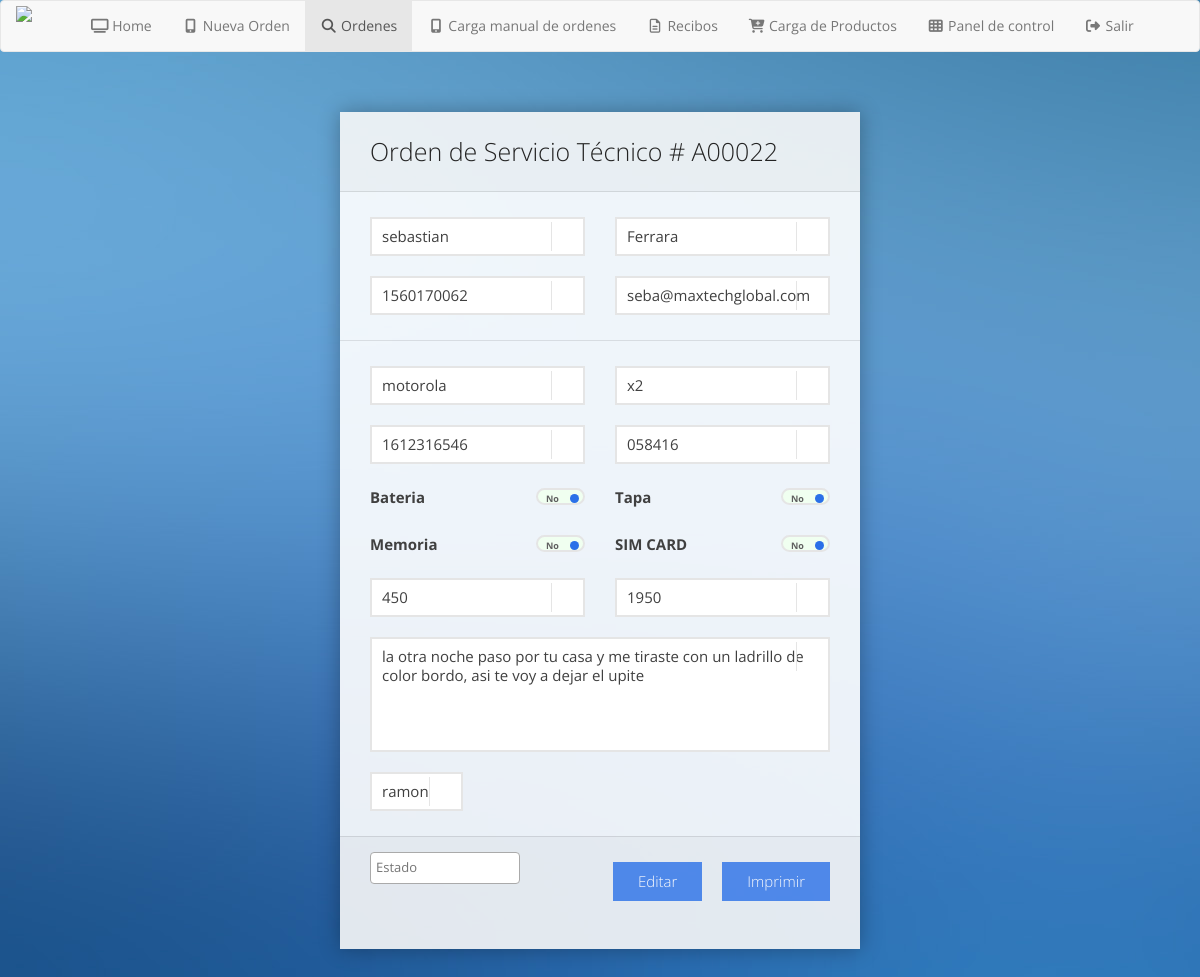
Screenshot of /search.php?id=119 (signed in) with the database file from the repository.
### tables this page shows
CREATE TABLE `nuevaorden` (
  `id` int(200) NOT NULL,
  `letra` varchar(1) NOT NULL,
  `orden` int(5) UNSIGNED ZEROFILL NOT NULL,
  `fechacreacion` timestamp NOT NULL DEFAULT CURRENT_TIMESTAMP ON UPDATE CURRENT_TIMESTAMP,
  `nombre` varchar(100) NOT NULL,
  `telefono` varchar(50) NOT NULL,
  `email` varchar(100) NOT NULL,
  `apellido` varchar(100) NOT NULL,
  `marca` varchar(100) NOT NULL,
  `modelo` varchar(100) NOT NULL,
  `serie` varchar(100) NOT NULL,
  `clavebloqueo` varchar(100) NOT NULL,
  `diagnostico` varchar(100) NOT NULL,
  `valor` varchar(100) NOT NULL,
  `detalle` varchar(2000) NOT NULL,
  `bateria` varchar(10) NOT NULL,
  `tapa` varchar(10) NOT NULL,
  `memoria` varchar(10) NOT NULL,
  `sim` varchar(10) NOT NULL,
  `atendidopor` varchar(100) NOT NULL,
  `visitas` int(25) NOT NULL,
  `estado` varchar(50) NOT NULL,
  `confirmado` int(2) NOT NULL
);

### search.php (the view, shortened to what this page needs)
<!DOCTYPE html>
<html>
  <head>
    <link rel="stylesheet" href="css/demo.css" />
		<link rel="stylesheet" href="css/sky-forms.css" />
		<link rel="stylesheet" href="css/sky-forms-blue.css" />
    <link rel="stylesheet" href="https://maxcdn.bootstrapcdn.com/bootstrap/3.3.7/css/bootstrap.min.css">
    <link rel="stylesheet" href="css/select2.min.css">
    <link rel="stylesheet" href="css/semantic.min.css">
    <link rel="stylesheet" type="text/css" href="css/imprimir.css" media="print" />
    <?php
      include 'api/conexion.php';
     ?>
  </head>
  <body id="search" onload="inicio()" onkeypress="reset()" onclick="reset()" onMouseMove="reset()" class="bg-blue zoom">
    <?php if(isset($_SESSION['logged'])) { ?>
    <?php
    include "api/navbar.php"
     ?>
    <div class="container">
      <?php
        if(isset($_GET['id'])) {
          $ordenesid = mysqli_query($conexion, "select * from nuevaorden where id = '$_GET[id]'");
          $ordenesid = mysqli_fetch_array($ordenesid);
           ?>
          <div class="body">
      			<form id="formOrden" action="" id="sky-form" class="sky-form" />
      				<header>Orden de Servicio Técnico<span id="numorder"><?php echo " # ".$ordenesid["letra"].$ordenesid["orden"]; ?></span></header>
      				<fieldset>
      					<div class="row">
      						<section class="col col-6">
      							<label class="input">
      								<i class="icon-append fa-user"></i>
      								<input type="text" id="nombre" name="nombre" placeholder="Nombre" disabled value="<?php echo $ordenesid['nombre']; ?>" />
      							</label>
      						</section>
                  <section class="col col-6">
      							<label class="input">
      								<i class="icon-append fa-user-o"></i>
      								<input type="text" id="apellido" name="apellido" placeholder="Apellido" disabled value="<?php echo $ordenesid['apellido']; ?>" />
      							</label>
      						</section>
      					</div>
      					<div class="row">
                  <section class="col col-6">
      							<label class="input">
      								<i class="icon-append fa-phone"></i>
      								<input type="tel" id="telefono" name="telefono" placeholder="Telefono" disabled value="<?php echo $ordenesid['telefono']; ?>"/>
      							</label>
      						</section>
      						<section class="col col-6">
      							<label class="input">
      								<i class="icon-append fa-envelope"></i>
      								<input type="email" id="email" name="email" placeholder="Email" disabled value="<?php echo $ordenesid['email']; ?>" />
      							</label>
      						</section>
      					</div>
      				</fieldset>
      				<fieldset>
      					<div class="row">
      						<section class="col col-6">
                    <label class="input">
      								<i class="icon-append fa-mobile-o"></i>
      								<input type="text" name="marca" id="marca" placeholder="Marca" disabled value="<?php echo $ordenesid['marca']; ?>" />
      							</label>
                  </section>
                  <section class="col col-6">
      							<label class="input">
      								<i class="icon-append fa-mobile"></i>
      								<input type="text" name="modelo" id="modelo" placeholder="Modelo" disabled value="<?php echo $ordenesid['modelo']; ?>" />
      							</label>
                  </section>
                </div>
                <div class="row">
                  <section class="col col-6">
      							<label class="input">
      								<i class="icon-append fa-barcode"></i>
      								<input type="text" name="serie" id="serie" placeholder="Serie" disabled value="<?php echo $ordenesid['serie']; ?>" />
      							</label>
      						</section>
                  <section class="col col-6">
      							<label class="input">
      								<i class="icon-append fa-lock"></i>
      								<input type="text" name="clave" id="clave" placeholder="Clave de bloqueo" disabled value="<?php echo $ordenesid['clavebloqueo']; ?>" />
      							</label>
      						</section>
                </div>
                <div class="row">
                  <section class="col col-6">
      							<label class="toggle state-success"><input type="checkbox" name="checkbox-toggle" /><i></i>Bateria</label>
      						</section>
                  <section class="col col-6">
                    <label class="toggle state-success"><input type="checkbox" name="tapa" /><i></i>Tapa</label>
      						</section>
                  <section class="col col-6">
                    <label class="toggle state-success"><input type="checkbox" name="memoria" /><i></i>Memoria</label>
      						</section>
                  <section class="col col-6">
                    <label class="toggle state-success"><input type="checkbox" name="sim" /><i></i>SIM CARD</label>
      						</section>
                </div>
                <div class="row">
                  <section class="col col-6">
      							<label class="input">
      								<i class="icon-append fa-user-md"></i>
      								<input type="text" name="diagnostico" id="diagnostico" placeholder="Diagnostico" disabled value="<?php echo $ordenesid['diagnostico']; ?>" />
      							</label>
      						</section>
                  <section class="col col-6">
      							<label class="input">
      								<i class="icon-append fa-money"></i>
      								<input type="text" name="valor" id="valor" placeholder="Valor" value="<?php echo $ordenesid['valor']; ?>" />
      							</label>
      						</section>
      					</div>
      					<section>
      						<label class="textarea">
      							<i class="icon-append fa-commenting-o"></i>
      							<textarea rows="5" name="detalle" id="detalle" placeholder="Ingrese detalle de reparacion"><?php echo $ordenesid['detalle']; ?></textarea>
      						</label>
      					</section>
                <div class="row">
                  <section class="col col-3">
      							<label class="input">
      								<i class="icon-append fa-user"></i>
      								<input type="text" name="quien" id="quien" placeholder="Atendido por" value="<?php echo $ordenesid['atendidopor']; ?>"/>
      							</label>
      						</section>
                </div>
      				</fieldset>
      				<footer>
                <button type="button" onclick="printOrder();" class="button">Imprimir</button>
      					<button type="button" onclick="cambiarestado(<?php echo $_GET['id'] ?>);" class="button">Editar</button>
                <br><br><br>
      				</footer>
      		</div>
        </div>
    <?php
      }
     ?>
     <?php
   } else {
    ?>
   <script>
     location.href="login.html";
   </script>
 <?php
   }
  ?>
  </body>
</html>

### css/demo.css (style rules this page uses)
html, body { margin: 0; padding: 0; background-attachment: fixed; background-position: 50% 50%; background-size: cover; }
.bg-blue { background-image: url(../img/bg-blue.jpg); }
.body { max-width: 600px; margin: 0 auto; padding: 40px; }

### css/sky-forms-blue.css (style rules this page uses)
.sky-form .toggle i:before { background-color: #2a70e8; }
.sky-form .button { background-color: #2a70e8; }

### rows the page displays
nuevaorden: letra "A", orden "00022", nombre "sebastian", apellido "Ferrara", telefono "1560170062", email "seba@maxtechglobal.com", marca "motorola", modelo "x2", serie "1612316546", clave "058416", diagnostico "450", valor "1950", detalle "la otra noche paso por tu casa y me tiraste con un ladrillo de color bordo, asi te voy a dejar el upite", quien "ramon"
